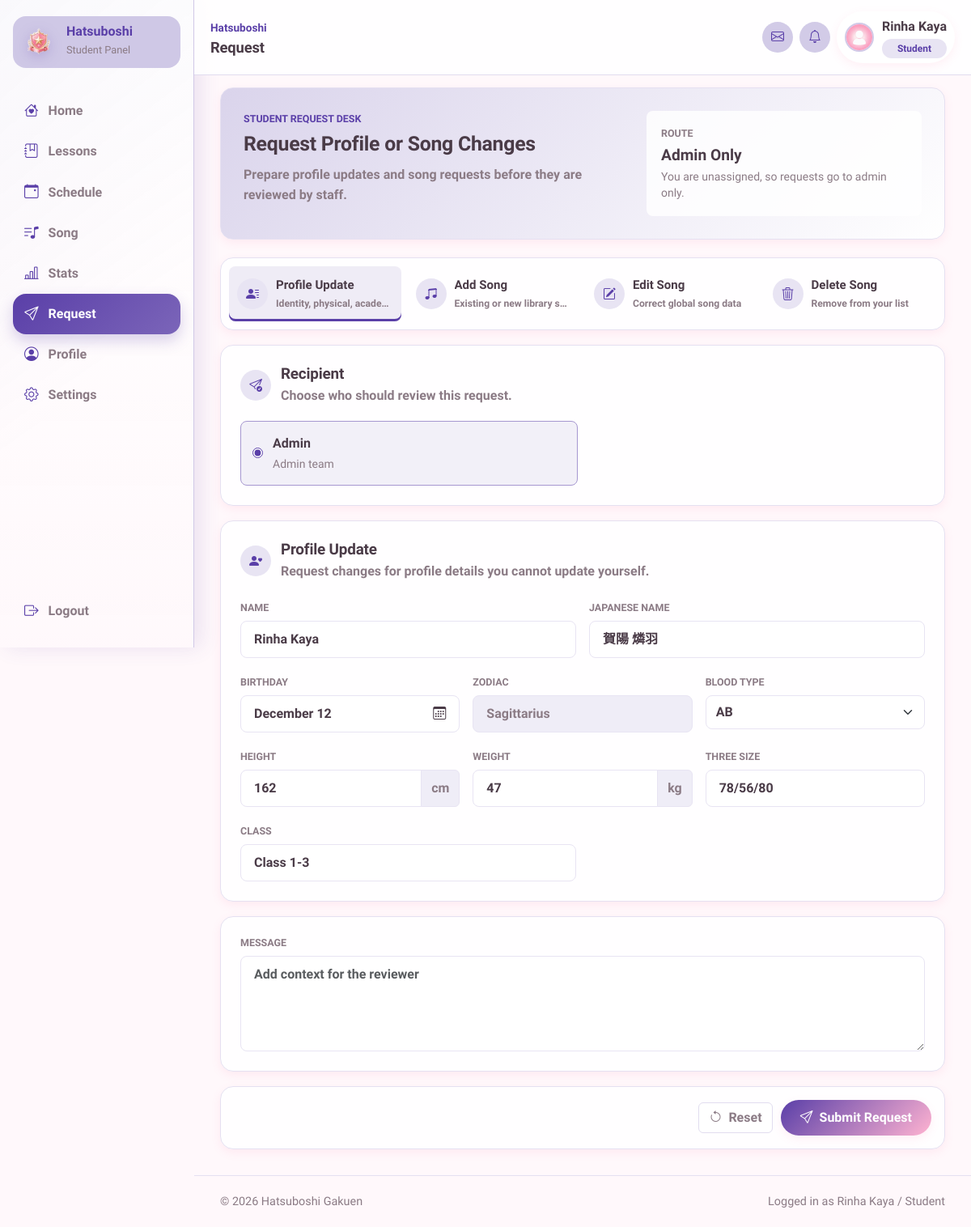
The page /student/request.php (signed in) on the database as committed earlier.
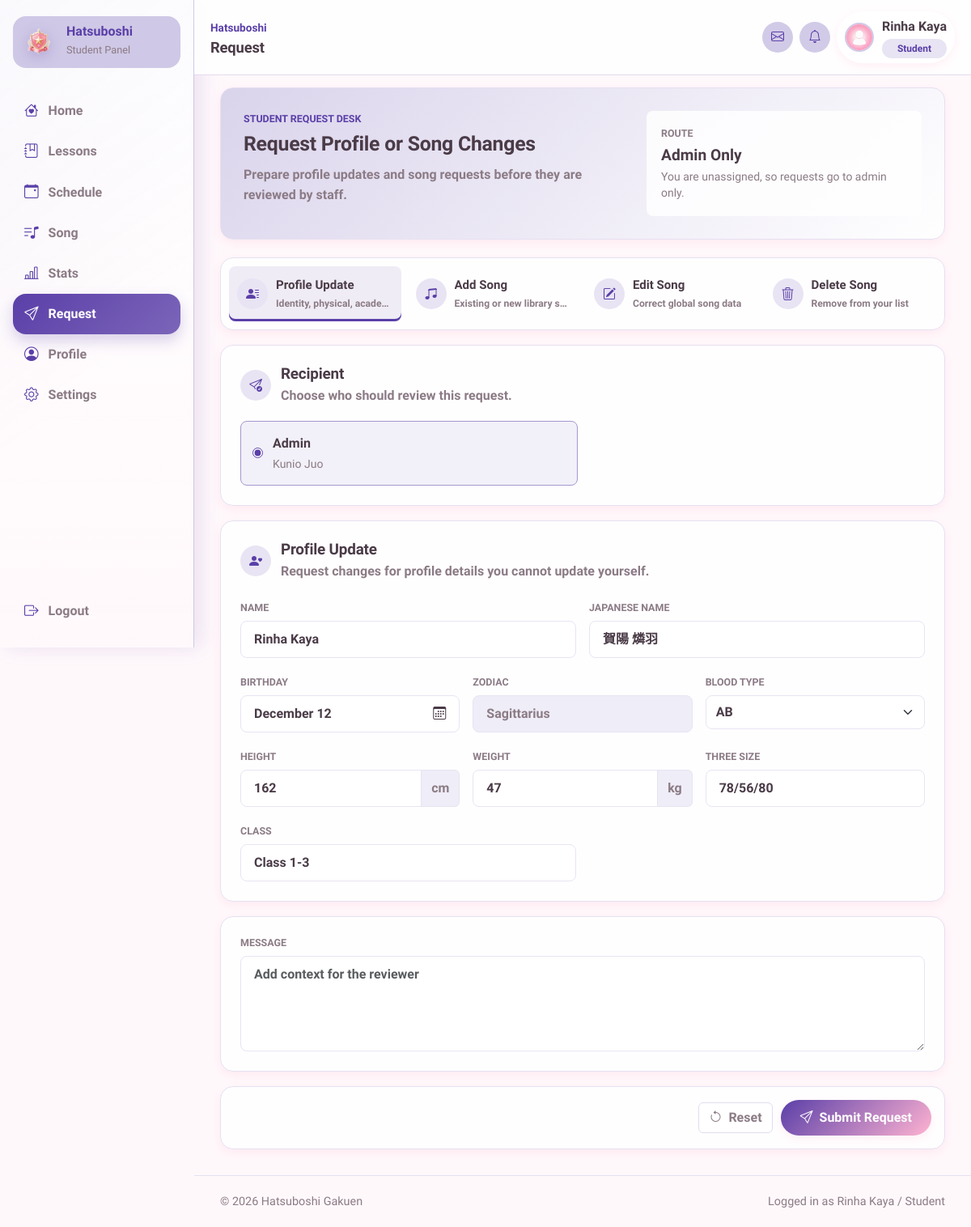
The same page on the database as committed later.
### tables this page shows
CREATE TABLE `students` (
  `id` int(11) NOT NULL AUTO_INCREMENT,
  `user_id` int(11) NOT NULL,
  `name` varchar(100) NOT NULL,
  `name_jp` varchar(100) DEFAULT NULL,
  `birthday` date DEFAULT NULL,
  `zodiac` varchar(30) DEFAULT NULL,
  `blood_type` char(2) DEFAULT NULL,
  `height` int(11) DEFAULT NULL,
  `weight` int(11) DEFAULT NULL,
  `three_size` varchar(20) DEFAULT NULL,
  `hometown` varchar(50) DEFAULT NULL,
  `hobbies` text DEFAULT NULL,
  `special_skill` text DEFAULT NULL,
  `school_year` varchar(20) DEFAULT NULL,
  `rank` varchar(10) GENERATED ALWAYS AS (case when (`vocal` + `dance` + `visual`) * 2.3 >= 35000 then 'S5' when (`vocal` + `dance` + `visual`) * 2.3 >= 26000 then 'S4' when (`vocal` + `dance` + `visual`) * 2.3 >= 23000 then 'SSS+' when (`vocal` + `dance` + `visual`) * 2.3 >= 20000 then 'SSS' when (`vocal` + `dance` + `visual`) * 2.3 >= 16000 then 'SS' when (`vocal` + `dance` + `visual`) * 2.3 >= 14500 then 'S+' when (`vocal` + `dance` + `visual`) * 2.3 >= 13000 then 'S' when (`vocal` + `dance` + `visual`) * 2.3 >= 12000 then 'A+' when (`vocal` + `dance` + `visual`) * 2.3 >= 11000 then 'A' when (`vocal` + `dance` + `visual`) * 2.3 >= 10000 then 'B+' when (`vocal` + `dance` + `visual`) * 2.3 >= 9000 then 'B' when (`vocal` + `dance` + `visual`) * 2.3 >= 7500 then 'C+' when (`vocal` + `dance` + `visual`) * 2.3 >= 6500 then 'C' when (`vocal` + `dance` + `visual`) * 2.3 >= 5000 then 'D' when (`vocal` + `dance` + `visual`) * 2.3 >= 3000 then 'E' else 'Debut' end) STORED,
  `vocal` int(11) NOT NULL DEFAULT 0,
  `dance` int(11) NOT NULL DEFAULT 0,
  `visual` int(11) NOT NULL DEFAULT 0,
  `bio` text DEFAULT NULL,
  `producer_id` int(11) DEFAULT NULL,
  `producer_status` enum('active','removal_pending','released','unassigned') DEFAULT 'unassigned',
  `created_at` datetime NOT NULL DEFAULT current_timestamp(),
  `updated_at` datetime NOT NULL DEFAULT current_timestamp() ON UPDATE current_timestamp(),
  PRIMARY KEY (`id`),
  UNIQUE KEY `uniq_students_user_id` (`user_id`),
  KEY `idx_students_producer_id` (`producer_id`),
  KEY `idx_students_rank` (`rank`),
  CONSTRAINT `fk_students_producer` FOREIGN KEY (`producer_id`) REFERENCES `users` (`id`) ON DELETE SET NULL ON UPDATE CASCADE,
  CONSTRAINT `fk_students_user` FOREIGN KEY (`user_id`) REFERENCES `users` (`id`) ON DELETE CASCADE ON UPDATE CASCADE
);

CREATE TABLE `users` (
  `id` int(11) NOT NULL AUTO_INCREMENT,
  `username` varchar(50) NOT NULL,
  `password` varchar(255) NOT NULL,
  `role` enum('admin','producer','teacher','student') NOT NULL,
  `avatar` varchar(255) DEFAULT NULL,
  `is_active` tinyint(1) NOT NULL DEFAULT 1,
  `created_at` datetime NOT NULL DEFAULT current_timestamp(),
  `updated_at` datetime NOT NULL DEFAULT current_timestamp() ON UPDATE current_timestamp(),
  `last_login` datetime DEFAULT NULL,
  `theme_primary_color` varchar(20) DEFAULT '#FF6B9D',
  `theme_secondary_color` varchar(20) DEFAULT '#FFB3D1',
  PRIMARY KEY (`id`),
  UNIQUE KEY `uniq_users_username` (`username`),
  KEY `idx_users_role` (`role`),
  KEY `idx_users_is_active` (`is_active`)
);

### includes/student_request_helpers.php (called while the page is built, shortened)
<?php
require_once __DIR__ . '/student_edit_validation.php';
function load_student_request_context(PDO $pdo, int $user_id): array
{
    $student_stmt = $pdo->prepare(
        'SELECT
            s.*,
            u.avatar,
            u.theme_primary_color,
            u.theme_secondary_color,
            producer.username AS producer_name
         FROM students s
         INNER JOIN users u ON u.id = s.user_id
         LEFT JOIN users producer ON producer.id = s.producer_id
         WHERE s.user_id = ?
         LIMIT 1'
    );
    $student_stmt->execute([$user_id]);
    $student = $student_stmt->fetch();
    $admin_stmt = $pdo->query(
        'SELECT id, username
         FROM users
         WHERE role = "admin"
           AND is_active = 1
         ORDER BY username ASC'
    );
    $current_song_stmt = $pdo->prepare(
        'SELECT
            so.id,
            so.title,
            so.title_jp,
            so.artist,
            so.duration,
            so.release_date,
            so.song_type,
            so.notes
         FROM student_songs ss
         INNER JOIN songs so ON so.id = ss.song_id
         WHERE ss.student_id = ?
         ORDER BY FIELD(so.song_type, "Solo", "Group", "Remix", "Cover"), so.title ASC'
    );
    $current_song_stmt->execute([(int) $student['id']]);
    $library_song_stmt = $pdo->prepare(
        'SELECT
            so.id,
            so.title,
            so.title_jp,
            so.artist,
            so.duration,
            so.release_date,
            so.song_type
         FROM songs so
         WHERE NOT EXISTS (
            SELECT 1
            FROM student_songs ss
            WHERE ss.song_id = so.id
              AND ss.student_id = ?
         )
         ORDER BY so.title ASC'
    );
    $library_song_stmt->execute([(int) $student['id']]);
    $producer_is_available = !empty($student['producer_id'])
        && in_array($student['producer_status'] ?? 'unassigned', ['active', 'removal_pending'], true);
    return [
        'student' => $student,
        'admins' => $admin_stmt->fetchAll(),
        'current_songs' => $current_song_stmt->fetchAll(),
        'available_songs' => $library_song_stmt->fetchAll(),
        'producer_is_available' => $producer_is_available,
        'recipient_summary' => $producer_is_available
            ? 'You can send this request to your producer or admin.'
            : 'You are unassigned, so requests go to admin only.',
    ];
}
function student_request_birthday_view_data(array $student): array
{
    $birthday_timestamp = !empty($student['birthday']) ? strtotime((string) $student['birthday']) : false;
    return [
        'display' => $birthday_timestamp ? date('F d', $birthday_timestamp) : '',
        'month' => $birthday_timestamp ? (int) date('n', $birthday_timestamp) : 1,
        'day' => $birthday_timestamp ? (int) date('j', $birthday_timestamp) : 1,
        'months' => student_edit_month_options(),
    ];
}

### includes/student_edit_validation.php (called while the page is built, shortened)
<?php
function student_edit_month_options(): array
{
    return [
        1 => 'January',
        2 => 'February',
        3 => 'March',
        4 => 'April',
        5 => 'May',
        6 => 'June',
        7 => 'July',
        8 => 'August',
        9 => 'September',
        10 => 'October',
        11 => 'November',
        12 => 'December',
    ];
}

### student/request.php (the view, shortened to what the rows shown need)
<?php
require_once '../config/database.php';
require_once '../includes/student_request_helpers.php';
function e(?string $value): string
{
    return htmlspecialchars($value ?? '', ENT_QUOTES, 'UTF-8');
}
$request_context = load_student_request_context($pdo, (int) $_SESSION['id']);
$student = $request_context['student'];
$admins = $request_context['admins'];
$producer_is_available = $request_context['producer_is_available'];
$recipient_summary = $request_context['recipient_summary'];
$birthday_data = student_request_birthday_view_data($student);
$birthday_display = $birthday_data['display'];
$birthday_month_value = $birthday_data['month'];
$birthday_day_value = $birthday_data['day'];
require_once '../includes/header.php';
?>
<main class="dashboard-main request-main">
    <section class="request-hero">
        <div>
            <h2>Request Profile or Song Changes</h2>
        </div>
        <div class="request-route-card">
            <span>Route</span>
            <strong><?= e($producer_is_available ? 'Producer or Admin' : 'Admin Only') ?></strong>
            <small><?= e($recipient_summary) ?></small>
        </div>
    </section>
    <form class="request-workspace" id="studentRequestForm" action="/gakumas-sms/student/request.php" method="post">
        <section class="request-form-panel">
            <div class="request-card request-recipient-card">
                <div class="request-recipient-grid">
                    <label class="request-choice" data-recipient-choice="admin">
                        <input type="radio" name="recipient_type" value="admin" <?= $producer_is_available ? '' : 'checked' ?> data-recipient-input="admin">
                        <span>
                            <strong>Admin</strong>
                            <small><?= empty($admins) ? 'Admin team' : e($admins[0]['username']) ?></small>
                        </span>
                    </label>
                </div>
            </div>
            <div class="request-card request-section is-active" data-request-section="profile_update">
                <div class="row g-3">
                    <div class="col-md-6">
                        <label for="requestName" class="form-label">Name</label>
                        <input type="text" id="requestName" name="name" class="form-control" value="<?= e($student['name']) ?>">
                    </div>
                    <div class="col-md-6">
                        <label for="requestNameJp" class="form-label">Japanese Name</label>
                        <input type="text" id="requestNameJp" name="name_jp" class="form-control" value="<?= e($student['name_jp']) ?>">
                    </div>
                    <div class="col-md-4">
                        <div class="request-birthday-picker" data-selected-month="<?= (int) $birthday_month_value ?>" data-selected-day="<?= (int) $birthday_day_value ?>">
                            <button type="button" class="form-control request-birthday-button" id="requestBirthdayButton">
                                <span id="requestBirthdayLabel"><?= e($birthday_display ?: 'Choose birthday') ?></span>
                                <i class="bi bi-calendar3" aria-hidden="true"></i>
                            </button>
                        </div>
                    </div>
                    <div class="col-md-4">
                        <label for="requestZodiac" class="form-label">Zodiac</label>
                        <input type="text" id="requestZodiac" name="zodiac" class="form-control" value="<?= e($student['zodiac']) ?>" readonly>
                    </div>
                    <div class="col-md-4">
                        <div class="input-group request-fixed-suffix">
                            <input type="number" id="requestHeight" name="height" class="form-control" value="<?= e((string) $student['height']) ?>" min="0">
                            <span class="input-group-text">cm</span>
                        </div>
                    </div>
                    <div class="col-md-4">
                        <div class="input-group request-fixed-suffix">
                            <input type="number" id="requestWeight" name="weight" class="form-control" value="<?= e((string) $student['weight']) ?>" min="0">
                            <span class="input-group-text">kg</span>
                        </div>
                    </div>
                    <div class="col-md-4">
                        <label for="requestThreeSize" class="form-label">Three Size</label>
                        <input type="text" id="requestThreeSize" name="three_size" class="form-control" value="<?= e($student['three_size']) ?>">
                    </div>
                    <div class="col-md-6">
                        <label for="requestSchoolYear" class="form-label">Class</label>
                        <input type="text" id="requestSchoolYear" name="school_year" class="form-control" value="<?= e($student['school_year']) ?>">
                    </div>
                </div>
            </div>
        </section>
    </form>
</main>
<?php require_once '../includes/footer.php'; ?>

Rows that differ between the two databases and show on the page:
changed students "Admin Only": producer_id "☑ Admin Admin team" → "☑ Admin Kunio Juo"; id+producer (not shown) → "Kunio Juo"
Other text that changed with them:
text no longer shown: "Admin team"
